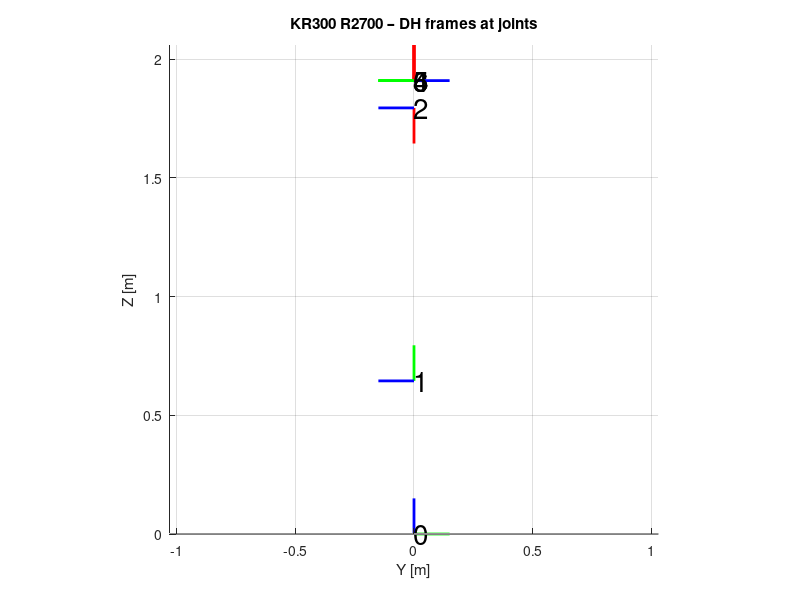

Reproduce this figure in MATLAB.
function KR300_visual_checkDH()
% ============================================================
% KR300 R2700 – DH CLASSIC
% Visualizacion de FRAMES DH ubicados EN LAS JUNTAS
% (no barras físicas, no dinámica, solo DH correcto)
% ============================================================



%% Joint values (rad)
q = [0 -pi/2 pi 0 0 0];

%% DH parameters (Craig) – FRAMES AT JOINTS
% i :  ai [m]   di [m]    alpha_i
a     = [0.330   -1.150   0.115   0     0     0];
d     = [0.645   0       0       1.220 0     0.240];
alpha = [pi/2    0      pi/2    pi/2 -pi/2  0];

%% Forward kinematics – DH
T = eye(4);

O = zeros(3,7);      % origins of frames {0}..{6}
R = cell(7,1);       % rotations of frames

O(:,1) = [0;0;0];
R{1}   = eye(3);

for i = 1:6
    T = T *  dh_T(a(i), alpha(i), d(i), q(i));
    O(:,i+1) = T(1:3,4);
    R{i+1}   = T(1:3,1:3);
end

%% Plot frames only
figure('Color','w'); hold on; grid on; axis equal;
view(90,0);   % lateral X–Z view

xlabel('X [m]');
ylabel('Y [m]');
zlabel('Z [m]');

title('KR300 R2700 – DH frames at joints');

scale = 0.15;

for i = 1:7
    draw_frame(O(:,i), R{i}, scale, i-1);
end

end

%% ============================================================
%% DH homogeneous transform (Craig)
%% ============================================================
function T = dh_T(a,alpha,d,theta)
T = [ cos(theta)  -sin(theta)*cos(alpha)   sin(theta)*sin(alpha)  a*cos(theta);
      sin(theta)   cos(theta)*cos(alpha)  -cos(theta)*sin(alpha)  a*sin(theta);
      0            sin(alpha)               cos(alpha)             d;
      0            0                        0                      1 ];
end

%% ============================================================
%% Draw coordinate frame
%% ============================================================
function draw_frame(O, R, s, idx)

x = s*R(:,1);
y = s*R(:,2);
z = s*R(:,3);

plot3([O(1) O(1)+x(1)], [O(2) O(2)+x(2)], [O(3) O(3)+x(3)], 'r', 'LineWidth',2);
plot3([O(1) O(1)+y(1)], [O(2) O(2)+y(2)], [O(3) O(3)+y(3)], 'g', 'LineWidth',2);
plot3([O(1) O(1)+z(1)], [O(2) O(2)+z(2)], [O(3) O(3)+z(3)], 'b', 'LineWidth',2);

text(O(1),O(2),O(3),sprintf('{%d}',idx),'FontSize',20);

end

